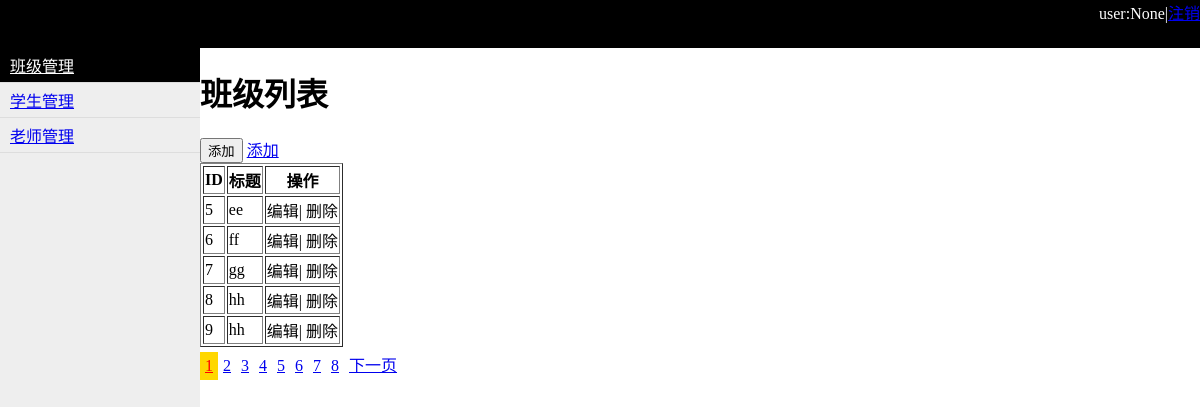
The page /classes.html on the database its author committed.
### app01/models.py (models this page shows)
class Classes(models.Model):
    caption = models.CharField(max_length=32)

### app01/views.py (the view, shortened to what this page needs)
# urls.py: url(r'^classes.html',views.handle_classes),
def handle_classes(req):
    if req.method == "GET":
        current_user = req.session.get('username')
        current_page = req.GET.get('p',1)
        current_page = int(current_page)
        pre_page = 5
        toal_count = models.Classes.objects.all().count()
        obj = PageHelper()
        start =obj.getStart(current_page,pre_page)
        end = obj.getEnd(current_page,pre_page)
        cls_list = models.Classes.objects.all()[start:end]
        pager = obj.page_str(toal_count,current_page,'classes.html',pre_page)
        return render(req,'classes.html',
                  {'username':current_user,
                   'cls_list':cls_list,
                   'str_pager':mark_safe(pager)
                   })

### utils/PageHelper.py (called while the page is built, shortened)
    def getStart(self,current_page,pre_page=10):
        return (current_page - 1) * pre_page

    def getEnd(self,current_page,pre_page=10):
        return  current_page*pre_page

    def page_str(self,toal_count,current_page,base_url,pre_page=10):
        v, a = divmod(toal_count, pre_page)
        if a != 0:
            v += 1
        pager_list = []
        if current_page > 1:
            pager_list.append('<a href = "%s?p=%s" >上一页</a>' % (base_url,current_page - 1))
        if v <= 11:
            page_start = 1
            page_end = v + 1
        for i in range(page_start, page_end):
            if i == current_page:
                pager_list.append('<a class="active" href = "%s?p=%s" >%s</a>' % (base_url,i, i))
            else:
                pager_list.append('<a href = "%s?p=%s" >%s</a>' % (base_url,i, i))
        if current_page < v:
            pager_list.append('<a href = "%s?p=%s" >下一页</a>' % (base_url,current_page + 1))
        pager = "".join(pager_list)
        return pager

### templates/classes.html (shortened to what this page needs)
{% extends "layout.html" %}
{% block context %}
    <h1> 班级列表  </h1>
    <div>
        <input id="id_add" type="button" value="添加">
        <a href="/add_classes.html">添加</a>
    </div>
    <table border="1px">
        <thead>
          <tr>
              <th>ID</th>
              <th>标题</th>
              <th>操作</th>
          </tr>
        </thead>
        <tbody>
            {% for item in cls_list %}
                <tr>
                    <td txt="id">{{ item.id }}</td>
                    <td txt="caption">{{ item.caption }}</td>
                    <td>
                        <a class="td-edit">编辑</a>|
                        <a class="td-del">删除</a>
                    </td>
                </tr>
            {% endfor %}
        </tbody>
    </table>
<div class="pageination">
  {{str_pager}}
</div>
{% endblock %}

### templates/layout.html (shortened to what this page needs)
<!DOCTYPE html>
<html lang="en">
<head>
</head>
<body>
<div style="height: 48px;background: black;color: white">
    <div style="float: right">user:{{ username }}|<a href="/logout.html">注销</a></div>
    <div>
        <div class="menu" style="position: absolute;top: 48px;left: 0;bottom: 0;width: 200px;background: #eeeeee">
            <a id="item_class" class="item" href="/classes.html">班级管理</a>
            <a id="item_student" class="item" href="/student.html">学生管理</a>
            <a id="item_teacher" class="item" href="/teacher.html">老师管理</a>
        </div>
        <div style="position: absolute;top: 48px;left: 200px;bottom: 0; right: 0;  overflow: auto; color: black">
            {% block context%} {% endblock %}
        </div>
    </div>
</div>
</body>
</html>

### rows shown on the page
Classes: id "5", caption "ee"
Classes: id "6", caption "ff"
Classes: id "7", caption "gg"
Classes: id "8", caption "hh"
Classes: id "9", caption "hh"

### other values the page prints
{{ username }} "None"
{{ str_pager }} "1 2 3 4 5 6 7 8 下一页"
